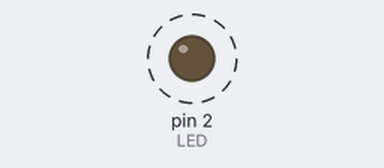
The sketch below on a simulated Arduino Uno, built with avr-gcc and run on an emulated ATmega328P. On the bench: output pins drawn as LEDs (lit = HIGH). Dashed ring = blinking. What the sketch prints to the serial monitor is not drawn.

Above: at 0.5 s.
Timing chart, 0 to 4.6 s (numbered marks = the images above):
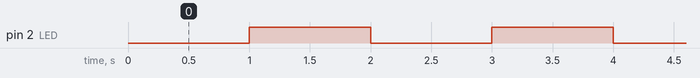

The sketch:

Hello_Cruel_World.ino
```cpp
#define LED 2

void setup() {
 Serial.begin(115200);
 pinMode(LED,OUTPUT);
}

void loop() {
 Serial.println("Hello World");
 delay(1000);
 digitalWrite(LED,HIGH);
 delay(1000);
 digitalWrite(LED,LOW);
}
```

Measured:
- by itself, pin 2 (LED): alternates HIGH for 1.0 s and LOW for 1.0 s
